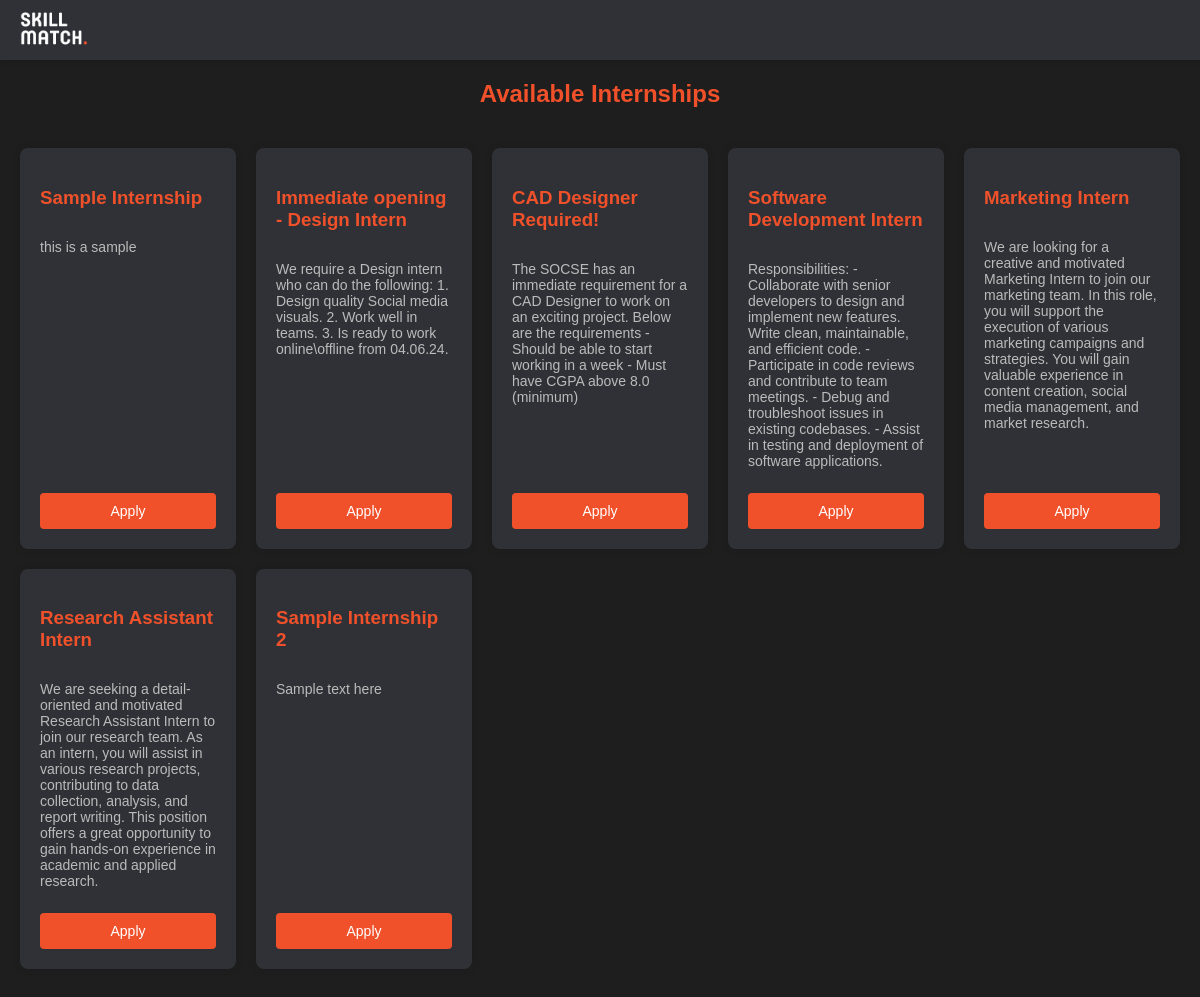
The app's page /dashboard (signed in) with its own data.
### tables this page shows
CREATE TABLE internships (
                id INTEGER PRIMARY KEY AUTOINCREMENT,
                title TEXT NOT NULL,
                description TEXT NOT NULL,
                teacher_id INTEGER NOT NULL,
                FOREIGN KEY (teacher_id) REFERENCES users (id)
            );

### app.py (the view)
@app.route('/dashboard')
def dashboard():
    if 'user_id' not in session:
        return redirect('/login')
    db = get_db()
    cur = db.execute('SELECT * FROM internships')
    internships = cur.fetchall()
    user_type = session.get('user_type')
    return render_template('dashboard.html', internships=internships, user_type=user_type)

### app.py (called while the page is built)
def get_db():
    db = getattr(g, '_database', None)
    if db is None:
        db = g._database = sqlite3.connect(DATABASE)
    return db

@app.teardown_appcontext
def close_connection(exception):
    db = getattr(g, '_database', None)
    if db is not None:
        db.close()

### templates/dashboard.html (shortened to what this page needs)
<!DOCTYPE html>
<html lang="en">
<head>
    <link rel="stylesheet" href="{{ url_for('static', filename='style.css') }}">
</head>
<body>
    <nav class="navbar">
        <img src="{{ url_for('static', filename='logo.png') }}" alt="SkillMatch Logo">
    </nav>
    <div class="container">
        {% if session.get('user_type') == 'student' %}
        <h2 class="internship-title">Available Internships</h2>
        <div class="internships-scroll-container">
            <div class="internships-grid">
                {% for internship in internships %}
                <div class="internship-card">
                    <h3>{{ internship[1] }}</h3>
                    <p>{{ internship[2] }}</p>
                    <form method="GET" action="/apply/{{ internship[0] }}">
                        <button type="submit">Apply</button>
                    </form>
                </div>
                {% endfor %}
            </div>
        </div>
        {% endif %}
    </div>
</body>
</html>

### static/style.css (style rules this page uses)
body { font-family: 'Arial', sans-serif; background-color: #1e1e1e; color: #ffffff; margin: 0; padding: 0; height: 100vh; overflow: hidden; }
.navbar { width: 100%; padding: 10px 20px; background-color: #23272a; display: flex; justify-content: flex-start; align-items: center; position: absolute; top: 0; left: 0; }
.navbar img { height: 40px; margin-right: 20px; }
.container { display: flex; justify-content: center; align-items: center; height: 100%; position: relative; }
h2 { color: #F0512A; margin-bottom: 20px; }
form { display: flex; flex-direction: column; align-items: center; }
button { background-color: #F0512A; color: white; padding: 10px 20px; border: none; border-radius: 4px; cursor: pointer; width: 100%; font-size: 16px; transition: background-color 0.3s; }
p { margin-top: 20px; font-size: 14px; color: #bbb; }
.internships-grid { display: grid; grid-template-columns: repeat(auto-fill, minmax(300px, 1fr)); gap: 20px; width: 100%; box-sizing: border-box; }
.internship-card { background: #2f3136; padding: 20px; border-radius: 8px; box-shadow: 0 0 10px rgba(0, 0, 0, 0.1); display: flex; flex-direction: column; justify-content: space-between; }
.internship-card h3 { color: #F0512A; margin-bottom: 10px; }
.internship-card p { flex-grow: 1; }
.internship-card button { background-color: #F0512A; border: none; padding: 10px; border-radius: 4px; color: #FFF; cursor: pointer; font-size: 14px; margin-top: 10px; }

### templates/dashboard.html (style rules this page uses)
body { margin: 0; padding: 0; box-sizing: border-box; }
.navbar { position: fixed; width: 100%; top: 0; background-color: #2f3136; padding: 10px 20px; box-shadow: 0 2px 5px rgba(0, 0, 0, 0.1); z-index: 1000; }
.container { padding-top: 60px; height: 100vh; display: flex; flex-direction: column; }
.internship-title { text-align: center; margin: 20px 0; font-size: 24px; }
.internships-scroll-container { overflow-y: auto; padding: 20px; flex-grow: 1; }
.internships-grid { display: grid; grid-template-columns: repeat(auto-fill, minmax(200px, 1fr)); gap: 20px; }
.internship-card { background: #2f3136; padding: 20px; border-radius: 8px; box-shadow: 0 0 10px rgba(0, 0, 0, 0.1); display: flex; flex-direction: column; justify-content: space-between; }
.internship-card h3 { color: #F0512A; margin-bottom: 10px; }
.internship-card p { flex-grow: 1; }
.internship-card button { background-color: #F0512A; border: none; padding: 10px; border-radius: 4px; color: #FFF; cursor: pointer; font-size: 14px; margin-top: 10px; }

### records on screen
internships: title "Sample Internship", description "this is a sample"
internships: title "Immediate opening - Design Intern", description "We require a Design intern who can do the following: 1. Design quality Social media visuals. 2. Work well in teams. 3. Is ready to work online\\offline from 04.06.24."
internships: title "CAD Designer Required!", description "The SOCSE has an immediate requirement for a CAD Designer to work on an exciting project. Below are the requirements - Should be able to start working in a week - Must have CGPA above 8.0 (minimum)"
internships: title "Software Development Intern", description "Responsibilities: - Collaborate with senior developers to design and implement new features. Write clean, maintainable, and efficient code. - Participate in code reviews and contribute to team meetings. - Debug and troubleshoot issues in existing codebases. - Assist in testing and deployment of software applications."
internships: title "Marketing Intern", description "We are looking for a creative and motivated Marketing Intern to join our marketing team. In this role, you will support the execution of various marketing campaigns and strategies. You will gain valuable experience in content creation, social media management, and market research."
internships: title "Research Assistant Intern", description "We are seeking a detail-oriented and motivated Research Assistant Intern to join our research team. As an intern, you will assist in various research projects, contributing to data collection, analysis, and report writing. This position offers a great opportunity to gain hands-on experience in academic and applied research."
internships: title "Sample Internship 2", description "Sample text here"
